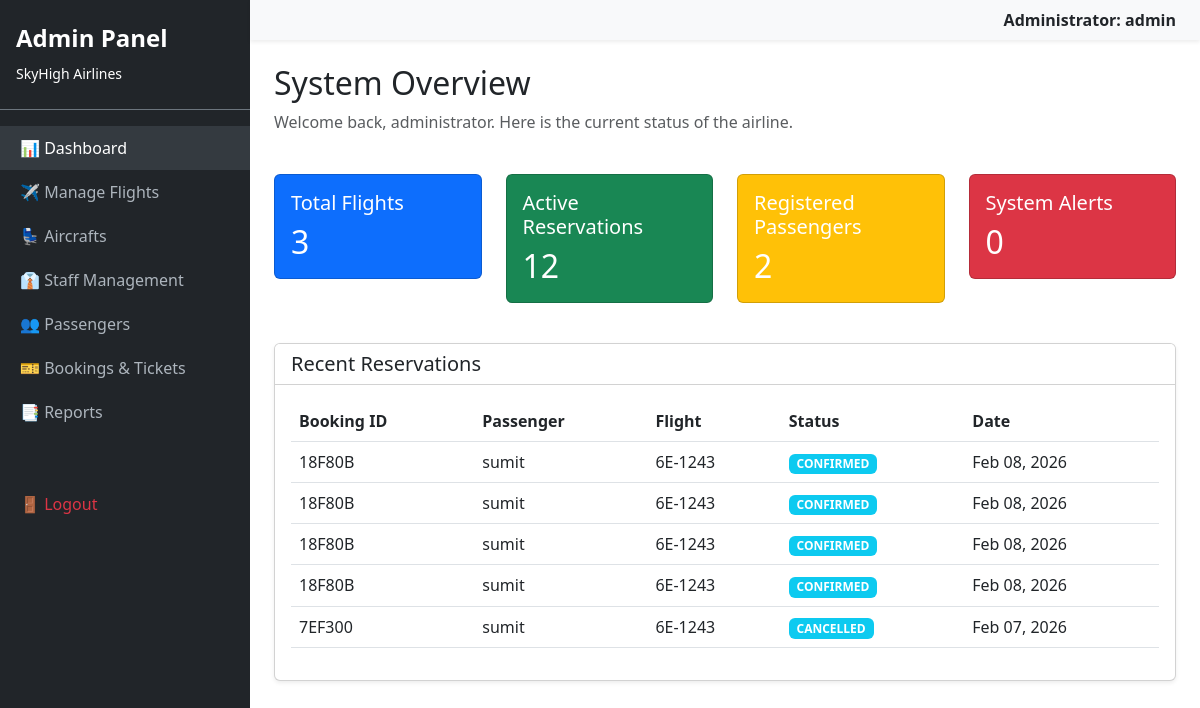
/dashboard/admin/ (signed in), run on the app's committed database.
### core/models.py (models this page shows, shortened)
class User(AbstractUser):
    IS_CUSTOMER = 'customer'
    IS_STAFF = 'staff'
    IS_ADMIN = 'admin'
    ROLE_CHOICES = [
        (IS_CUSTOMER, 'Passenger'),
        (IS_STAFF, 'Airline Staff'),
        (IS_ADMIN, 'Administrator'),
    ]
    role = models.CharField(max_length=20, choices=ROLE_CHOICES, default=IS_CUSTOMER)
    phone_number = models.CharField(max_length=15, blank=True) # [cite: 31]

class Reservation(models.Model):
    STATUS_CHOICES = [
        ('PENDING', 'Pending'),
        ('CONFIRMED', 'Confirmed'),
        ('CANCELLED', 'Cancelled'),
    ]
    passenger = models.ForeignKey(
        User,
        on_delete=models.CASCADE,
        related_name='reservations'
    )
    passenger_name = models.CharField(
        max_length=100,
        default="Unknown"
    )
    flight = models.ForeignKey(
        Flight,
        on_delete=models.CASCADE
    )
    booking_id = models.CharField(max_length=20)
    seat_number = models.CharField(max_length=10)
    status = models.CharField(
        max_length=20,
        choices=STATUS_CHOICES,
        default='PENDING'
    )
    booked_at = models.DateTimeField(
        auto_now_add=True
    )
    is_checked_in = models.BooleanField(
        default=False
    )
    passenger = models.ForeignKey(User, on_delete=models.CASCADE, related_name='reservations')
    passenger_name = models.CharField(max_length=100, default="Unknown")
    flight = models.ForeignKey(Flight, on_delete=models.CASCADE)
    booking_id = models.CharField(max_length=20)
    seat_number = models.CharField(max_length=10)
    status = models.CharField(max_length=20, choices=STATUS_CHOICES, default='PENDING')
    booked_at = models.DateTimeField(auto_now_add=True)
    is_checked_in = models.BooleanField(default=False)

class Flight(models.Model):
    STATUS_CHOICES = [
        ('ON TIME', 'On Time'),
        ('DELAYED', 'Delayed'),
        ('BOARDING', 'Boarding'),
        ('DEPARTED', 'Departed'),
        ('CANCELLED', 'Cancelled'),
    ]
    flight_number = models.CharField(max_length=20, unique=True)
    aircraft = models.ForeignKey(Aircraft, on_delete=models.CASCADE)
    origin = models.CharField(max_length=100)
    destination = models.CharField(max_length=100)
    departure_time = models.DateTimeField()
    arrival_time = models.DateTimeField()
    base_price = models.DecimalField(max_digits=10, decimal_places=2)
    status = models.CharField(max_length=20, choices=STATUS_CHOICES, default='ON TIME')
    gate = models.CharField(max_length=10, default='-')

### core/views.py (the view)
# urls.py: path('dashboard/admin/', views.admin_dashboard, name='admin_dashboard'),
@user_passes_test(is_admin, login_url='login')
def admin_dashboard(request):
    context = {
        'total_flights': Flight.objects.count(),
        'total_passengers': User.objects.filter(role=User.IS_CUSTOMER, is_superuser=False).count(),
        'total_reservations': Reservation.objects.count(),
        'recent_reservations': Reservation.objects.order_by('-booked_at')[:5]
    }
    return render(request, 'custom_admin/dashboard.html', context)

### core/views.py (called while the page is built)
def is_admin(user):
    return user.is_authenticated and (user.is_superuser or user.role == User.IS_ADMIN)

### core/templates/custom_admin/dashboard.html
{% extends 'base_admin.html' %}
{% block content %}
<div class="row mb-4">
    <div class="col-md-12">
        <h2>System Overview</h2>
        <p class="text-muted">Welcome back, administrator. Here is the current status of the airline.</p>
    </div>
</div>
<div class="row">
    <div class="col-md-3">
        <div class="card text-white bg-primary mb-3">
            <div class="card-body">
                <h5 class="card-title">Total Flights</h5>
                <h2 class="card-text">{{ total_flights }}</h2>
            </div>
        </div>
    </div>
    <div class="col-md-3">
        <div class="card text-white bg-success mb-3">
            <div class="card-body">
                <h5 class="card-title">Active Reservations</h5>
                <h2 class="card-text">{{ total_reservations }}</h2>
            </div>
        </div>
    </div>
    <div class="col-md-3">
        <div class="card text-white bg-warning mb-3">
            <div class="card-body">
                <h5 class="card-title">Registered Passengers</h5>
                <h2 class="card-text">{{ total_passengers }}</h2>
            </div>
        </div>
    </div>
    <div class="col-md-3">
        <div class="card text-white bg-danger mb-3">
            <div class="card-body">
                <h5 class="card-title">System Alerts</h5>
                <h2 class="card-text">0</h2>
            </div>
        </div>
    </div>
</div>
<div class="row mt-4">
    <div class="col-md-12">
        <div class="card shadow-sm">
            <div class="card-header bg-white">
                <h5 class="mb-0">Recent Reservations</h5>
            </div>
            <div class="card-body">
                <table class="table table-hover">
                    <thead>
                        <tr>
                            <th>Booking ID</th>
                            <th>Passenger</th>
                            <th>Flight</th>
                            <th>Status</th>
                            <th>Date</th>
                        </tr>
                    </thead>
                    <tbody>
                        {% for res in recent_reservations %}
                        <tr>
                            <td>{{ res.booking_id }}</td>
                            <td>{{ res.passenger.username }}</td>
                            <td>{{ res.flight.flight_number }}</td>
                            <td><span class="badge bg-info">{{ res.status }}</span></td>
                            <td>{{ res.booked_at|date:"M d, Y" }}</td>
                        </tr>
                        {% empty %}
                        <tr>
                            <td colspan="5" class="text-center text-muted">No reservations found yet.</td>
                        </tr>
                        {% endfor %}
                    </tbody>
                </table>
            </div>
        </div>
    </div>
</div>
{% endblock %}

### core/templates/base_admin.html (shortened to what this page needs)
<!DOCTYPE html>
<html lang="en">
<head>
    <link href="https://cdn.jsdelivr.net/npm/bootstrap@5.3.0/dist/css/bootstrap.min.css" rel="stylesheet">
</head>
<body>
    <div class="d-flex">
        <div class="sidebar" id="sidebar">
            <div class="py-4 px-3 mb-3 border-bottom border-secondary">
                <h4 class="fw-bold">Admin Panel</h4>
                <small>SkyHigh Airlines</small>
            </div>
            <ul class="nav flex-column">
                <li class="nav-item"><a href="{% url 'admin_dashboard' %}" class="nav-link active">📊 Dashboard</a></li>
                <li class="nav-item"><a href="{% url 'admin_flight_list' %}" class="nav-link">✈️ Manage Flights</a></li>
                <li class="nav-item"><a href="{% url 'admin_aircraft_list' %}" class="nav-link">💺 Aircrafts</a></li>
                <li class="nav-item"><a href="{% url 'admin_staff_list' %}" class="nav-link">👔 Staff Management</a></li>
                <li class="nav-item"><a href="{% url 'admin_passenger_list' %}" class="nav-link">👥 Passengers</a></li>
                <li class="nav-item"><a href="{% url 'admin_reservation_list' %}" class="nav-link">🎫 Bookings & Tickets</a></li>
                <li class="nav-item"><a href="#" class="nav-link">📑 Reports</a></li>
                <li class="nav-item mt-5"><a href="{% url 'logout' %}" class="nav-link text-danger">🚪 Logout</a></li>
            </ul>
        </div>
        <div class="content">
            <nav class="navbar navbar-light bg-light shadow-sm px-4">
                <span class="ms-auto fw-bold">Administrator: {{ user.username }}</span>
            </nav>
            <div class="container-fluid p-4">
                {% block content %}{% endblock %}
            </div>
        </div>
    </div>
</body>
</html>

### core/templates/base_admin.html (style rules this page uses)
body { overflow-x: hidden; }
.sidebar { min-height: 100vh; width: 250px; background-color: #212529; color: white; position: fixed; transition: margin 0.3s; }
.sidebar .nav-link { color: #adb5bd; padding: 10px 20px; }
.sidebar .nav-link:hover, .sidebar .nav-link.active { color: white; background-color: #343a40; }
.content { margin-left: 250px; transition: margin 0.3s; width: 100%; }

### data on the page
User: username "admin"
Reservation: booking_id "18F80B", passenger.username "sumit", flight.flight_number "6E-1243", status "CONFIRMED", booked_at "Feb 08, 2026"
Reservation: booking_id "18F80B", passenger.username "sumit", flight.flight_number "6E-1243", status "CONFIRMED", booked_at "Feb 08, 2026"
Reservation: booking_id "18F80B", passenger.username "sumit", flight.flight_number "6E-1243", status "CONFIRMED", booked_at "Feb 08, 2026"
Reservation: booking_id "18F80B", passenger.username "sumit", flight.flight_number "6E-1243", status "CONFIRMED", booked_at "Feb 08, 2026"
Reservation: booking_id "7EF300", passenger.username "sumit", flight.flight_number "6E-1243", status "CANCELLED", booked_at "Feb 07, 2026"

### other printed values
{{ total_flights }} "3"
{{ total_reservations }} "12"
{{ total_passengers }} "2"
